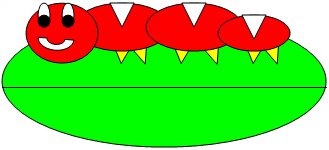
#> input picture caterpillar.jpg, 329 x 150 px
$ python 'CPS106 A2.py'
#> lines starting #> are read from the running program, lines starting #| are printed output that depends on the picture
from PIL import *
from PIL import Image
from math import sqrt
#move program to same directory as images or it won't work

#creating image objects
#canvas to paste images to
canvas = Image.new("RGB", (500,500), (0,0,0))
#> canvas: PIL image 500x500 RGB; every value is 0
caterpillar = Image.open("caterpillar.jpg")
#> caterpillar is the input picture: PIL image 329x150 RGB; mean R, G, B 114.8, 197.2, 65.8
horse = Image.open("horse.jpg")
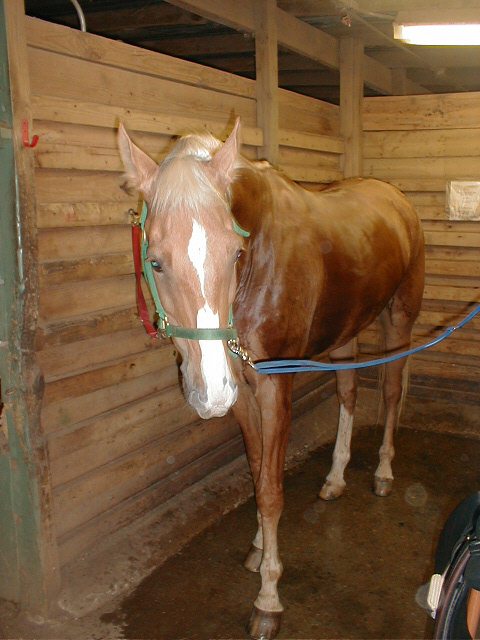
#> input picture horse.jpg, 480 x 640 px
#> horse is the input picture: PIL image 480x640 RGB; mean R, G, B 117.4, 87.3, 56.9
temple = Image.open("temple.jpg")
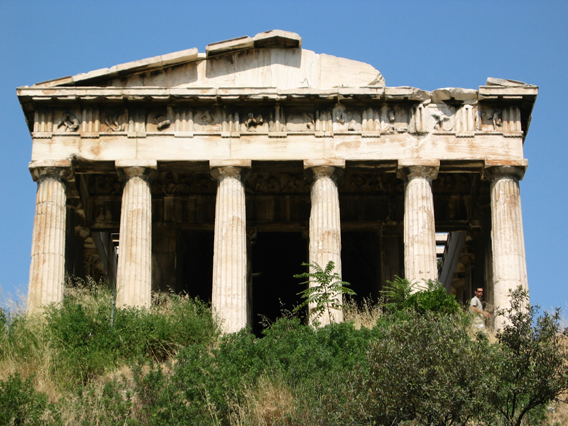
#> input picture temple.jpg, 568 x 426 px
#> temple is the input picture: PIL image 568x426 RGB; mean R, G, B 110.2, 117.6, 109.4

#created function to seperate file into 4 borders
def split4(canvas: Image, color: tuple):
    w,h = canvas.size
    map = canvas.load()
    #splitting canvas into 4 equal parts
    for x in range(w):
        for y in range(h):
            if x == h//2 or y == w//2:
                map[x,y] = color

#created function which copies the input x and y of the image given onto the canvas
def openCropAndPaste(image: Image, canvas: Image, x1:int, x2:int, y1:int, y2:int, shiftx: int, shifty:int, output: str):
    #loaded image map
    map = image.load()
    #loaded canvas map
    canvasMap = canvas.load()

    #nested for loop to run through the parts of the image input
    for x in range(x1,x2 + 1):
        for y in range(y1,y2 + 1):
            #the pixel value given by map[x,y] is input into the canvas map with the shift value given
            canvasMap[x + shiftx,y + shifty] = map[x,y]

    #to save image if we want to save the output
    if output != "":
        canvas.save(output)

#created function to mirror image vertically
def mirrorVertical(image: Image, canvas: Image, x1:int, x2:int, y1:int, y2:int, shiftx:int, shifty:int):
    #loaded map and size
    map = image.load()
    w, h = image.size
    canvasMap = canvas.load()
    #nested for loop to run through the image
    for x in range(x1,x2):
        for y in range(y1,y2 + 1):
            #the map at width - 1 - x will give us the values starting from the right side of the image and will run to the left
            #this value is then put on canvasMap along with the shift
            canvasMap[x + shiftx,y + shifty] = map[ w - 1 - x,y]

#created function for mirroring image horizontally
def mirrorHorizontal(image: Image, canvas: Image, x1:int, x2:int, y1:int, y2:int, shiftx:int, shifty:int):
    #loaded maps and size
    map = image.load()
    w,h = image.size
    canvasMap = canvas.load()

    #nested for loop to run through the image with the given inputs
    for x in range(x1,x2):
        for y in range(y1, y2):
            #the y subtracted by the height - 1 is the map[x,y] from the bottom of the image
            #this map[x,y] value is then put on the canvas with the shift value
            canvasMap[x + shiftx,y + shifty] = map[x,h - 1 - y]
    pass

#distance between two colors function which returns an int value
def distance(color1:tuple, color2:tuple) -> int:
    r1,g1,b1 = color1
    r2,g2,b2 = color2
    return sqrt(((r2 - r1)**2 + (g2 - g1)**2 +(b2-b1)**2))

#created function for substituting the color that is given by another color given at the x and y values given
#this substituted image is then cropped and put on the canvas along with the shift
def backgroundSubstitution(image: Image, canvas: Image, substitute: tuple, substituteTo: tuple, x1:int, x2:int, y1:int, y2:int, shiftx:int, shifty:int):
    #loaded maps
    map = image.load()
    canvas = canvas.load()

    #nested for loop to go through the image with the given values
    for x in range(x1,x2):
        for y in range(y1,y2):
            #if the distance between the current pixel and the pixel we are looking for is less than 50 then replace the pixel with the one given by input
            if distance(map[x,y],substitute) < 50:
                canvas[x + shiftx,y + shifty] = substituteTo

            #if the distance between the current pixel and the one we are searching for is less than 50 then paste that pixel without any modifications to it onto the canvas
            else:
                canvas[x + shiftx, y + shifty] = map[x,y]

    pass

#creating function for greyscaleing
def greyscale(image: Image, canvas:Image, x1:int, x2:int, y1:int, y2:int, shiftx:int,shifty:int):
    #loaded map and size
    map = image.load()
    w,h = image.size
    canvasMap = canvas.load()
    #nested for loop to iterate through image
    for x in range(x1,x2):
        for y in range(y1,y2):
            #the greyscale value is calculated by taking the average of the RGB values and then rounding it
            r,g,b = map[x,y]
            grey = int((r + g + b) / 3)
            canvasMap[x + shiftx,y + shifty] = (grey,grey,grey)

def blur(image: Image, canvas: Image, x1: int, x2: int, y1: int, y2: int, shiftx: int, shifty: int):
    # Loaded map and size
    map = image.load()
    w, h = image.size
    canvasMap = canvas.load()
    cw, ch = canvas.size

    # Nested for loop to iterate through the specified region of the image
    for x in range(x1, x2):
        for y in range(y1, y2):
            total_r, total_g, total_b = 0, 0, 0
            count = 0

            # Iterating through neighboring pixels (3x3)
            for dx in range(-1, 2):  # -1, 0, 1
                for dy in range(-1, 2):  # -1, 0, 1
                    nx, ny = x + dx, y + dy
                    if 0 <= nx < w and 0 <= ny < h:
                        #adding all components of the pixels around to find the average after
                        r, g, b = map[nx, ny]
                        total_r += r
                        total_g += g
                        total_b += b
                        count += 1

            # Calculating the average color
            if count > 0:  # Avoid division by zero
                avgR = total_r // count
                avgG = total_g // count
                avgB = total_b // count

                # Set the blurred pixel on the canvas with shift
                canvas_x = x + shiftx
                canvas_y = y + shifty

                #checking if within canvas
                if 0 <= canvas_x < cw and 0 <= canvas_y < ch:
                    canvasMap[canvas_x, canvas_y] = (avgR, avgG, avgB)

#calling functions to create canvas
split4(canvas, (255,255,255))
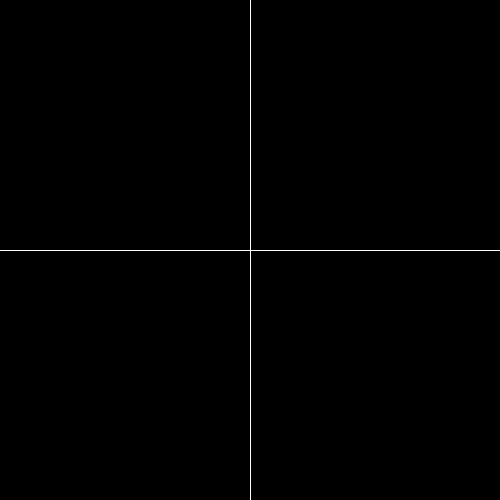
#> canvas: PIL image 500x500 RGB; 0.4% white in thin lines or dots
openCropAndPaste(caterpillar, canvas, 0, 250, 0, 100, 0, 0, "")
backgroundSubstitution(caterpillar,canvas,(0,255,0), (0,0,0), 0,250,0,150, 0,99 )
mirrorVertical(horse, canvas, 50, 290, 200, 325, 201, -200)
mirrorHorizontal(horse, canvas, 50, 290, 200, 325, 205, -75)
greyscale(horse,canvas, 0, 249, 0, 100, 0,255)
greyscale(temple, canvas, 100,350,50,199,-100,300)
blur(caterpillar, canvas, 0, 300, 0, 150, 251, 251)
blur(horse, canvas, 150, 400, 100, 250, 100, 250)

#to show the canvas after all modifications are done
canvas.show()
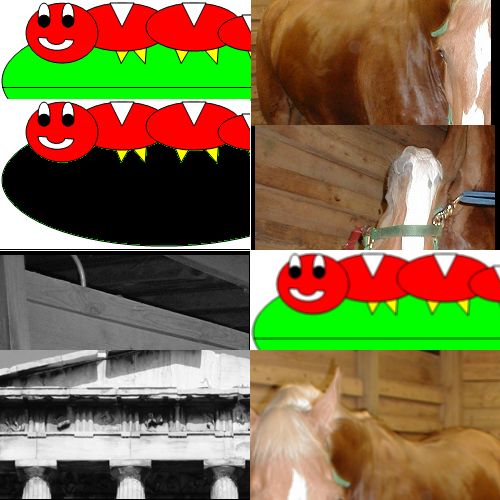
#> shown: PIL image 500x500 RGB; mean R, G, B 125.6, 107.9, 70.7
#saving image as output.jpg file
canvas.save("output.jpg")
